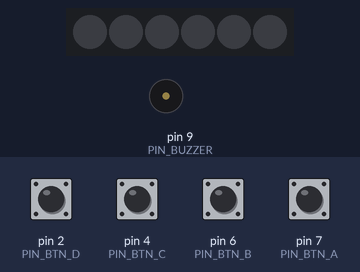
The sketch below on a simulated Arduino Uno, built with avr-gcc and run on an emulated ATmega328P. Shown: 6 RGB LEDs in strip order, left to right, buzzer (waves = sounding). Inputs (shaded band) come from the test bench; at power-on: pin 2 (PIN_BTN_D), pin 4 (PIN_BTN_C), pin 6 (PIN_BTN_B), pin 7 (PIN_BTN_A) HIGH. Dim RGB values are drawn brighter than linear; random numbers use the default seed unless the sketch sets one.

Above: at 1.2 s.
1.3 s: pin 2 (PIN_BTN_D) pulled LOW for 0.15 s
At 1.45 s:
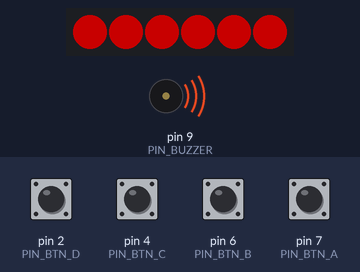
3.7 s: pin 4 (PIN_BTN_C) pulled LOW for 1 s
At 4.11 s:
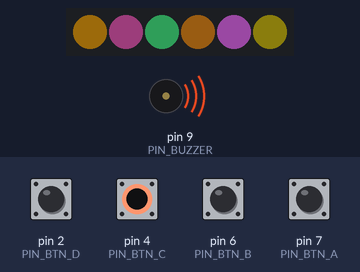
6.2 s: pin 7 (PIN_BTN_A) pulled LOW for 0.15 s
At 6.34 s:
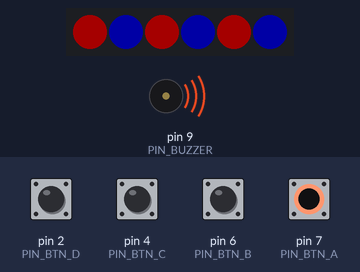
8.4 s: pin 6 (PIN_BTN_B) pulled LOW for 0.15 s
At 9.0 s:
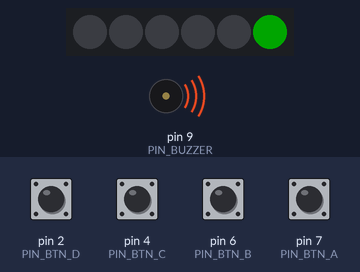
10.2 s: pin 4 (PIN_BTN_C) pulled LOW for 0.15 s
At 10.28 s:
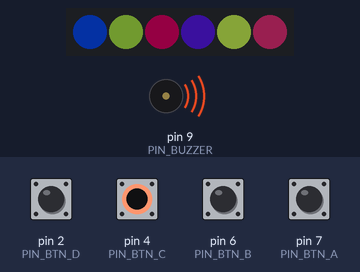
12.1 s: pin 4 (PIN_BTN_C) pulled LOW for 0.15 s
At 12.18 s:
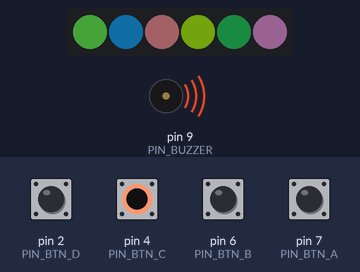
Timing chart, 0 to 15.0 s (numbered marks = the images above; inputs shaded):
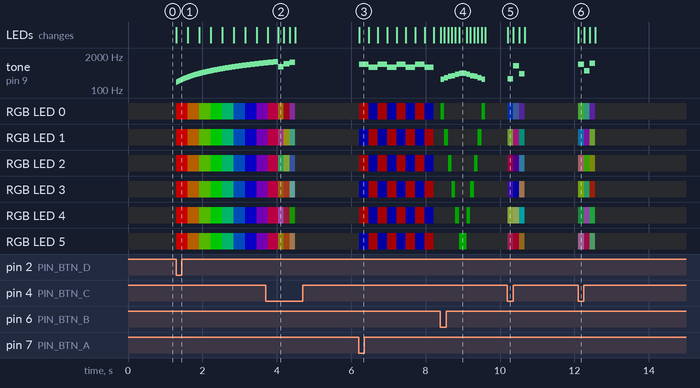

The sketch:

02_CyberAudioVisuals.ino
```cpp
/*
  ============================================================
  Project: Sound & Light Show (Button Triggered)
  Board: Kypruino UNO+ v0.8
  Platform: RoboRover Core
  ============================================================

  Description:
  Press one of the onboard buttons to trigger a light and sound
  animation. Each press triggers the animation once.

  Buttons:
    A (D7): Police siren (red/blue)
    B (D6): Green chase with scale up/down
    C (D4): Random colours + random beeps
    D (D2): Smooth rainbow + smooth sound sweep

  Hardware:
    - NeoPixels: D8 (6 LEDs)
    - Buzzer: D9
    - Buttons: D7, D6, D4, D2 (INPUT_PULLUP)

  ============================================================
*/

#include <Adafruit_NeoPixel.h>

// -------------------- PINS --------------------
#define PIN_NEOPIXEL 8
#define PIN_BUZZER   9

#define PIN_BTN_A 7
#define PIN_BTN_B 6
#define PIN_BTN_C 4
#define PIN_BTN_D 2

// -------------------- LED SETTINGS --------------------
#define LED_COUNT  6

Adafruit_NeoPixel pixels(LED_COUNT, PIN_NEOPIXEL, NEO_GRB + NEO_KHZ800);

// -------------- SETUP --------------
void setup() {
  pinMode(PIN_BUZZER, OUTPUT);
  noTone(PIN_BUZZER);

  pinMode(PIN_NEOPIXEL, OUTPUT);

  pinMode(PIN_BTN_A, INPUT_PULLUP);
  pinMode(PIN_BTN_B, INPUT_PULLUP);
  pinMode(PIN_BTN_C, INPUT_PULLUP);
  pinMode(PIN_BTN_D, INPUT_PULLUP);

  pixels.begin();
  pixels.setBrightness(100);
  pixels.clear();
  pixels.show();
}

// -------------- MAIN LOOP --------------
void loop() {
  if (digitalRead(PIN_BTN_A) == LOW) {
    patternA_police();
  } else if (digitalRead(PIN_BTN_B) == LOW) {
    patternB_chaseScale();
  } else if (digitalRead(PIN_BTN_C) == LOW) {
    patternC_random();
  } else if (digitalRead(PIN_BTN_D) == LOW) {
    patternD_rainbowSweep();
  }

  delay(20); // simple debounce
}


// Color wheel helper
uint32_t wheel(byte pos) {
  pos = 255 - pos;
  if (pos < 85) return pixels.Color(255 - pos * 3, 0, pos * 3);
  if (pos < 170) {
    pos -= 85;
    return pixels.Color(0, pos * 3, 255 - pos * 3);
  }
  pos -= 170;
  return pixels.Color(pos * 3, 255 - pos * 3, 0);
}

// -------------------- PATTERN A --------------------
void patternA_police() {
  int cycles = 4;
  for (int c = 0; c < cycles; c++) {
    pixels.clear();
    for (int i = 0; i < LED_COUNT; i++) { // Loop through LEDs
      if (i % 2 == 0) { // Even numbered LEDs
        pixels.setPixelColor(i, pixels.Color(100, 0, 0));  // Red
      }
      else {  // Odd numbered LEDs
        pixels.setPixelColor(i, pixels.Color(0, 0, 100));  // Blue
      }
    }
    pixels.show();
    tone(PIN_BUZZER, 950);
    delay(250);

    pixels.clear();
    for (int i = 0; i < LED_COUNT; i++) {
      if (i % 2 == 0) {
        pixels.setPixelColor(i, pixels.Color(0, 0, 100));  // Blue
      }
      else {
        pixels.setPixelColor(i, pixels.Color(100, 0, 0));  // Red
      }
    }
    pixels.show();
    tone(PIN_BUZZER, 750);
    delay(250);
  }
  noTone(PIN_BUZZER);
  pixels.clear();
  pixels.show();
  while (digitalRead(PIN_BTN_A) == LOW) {
    // stay here if button is still pressed
    delay(20);
  }
}

// -------------------- PATTERN B --------------------
void patternB_chaseScale() {
  int notes[6] = {262, 294, 330, 349, 392, 440};

  for (int i = 0; i < LED_COUNT; i++) { // Counting LEDs up
    pixels.clear();
    pixels.setPixelColor(i, pixels.Color(0, 100, 0));  // Green
    pixels.show();
    tone(PIN_BUZZER, notes[i]);
    delay(100);
  }

  for (int i = LED_COUNT - 1; i >= 0; i--) {  // Counting LEDs down
    pixels.clear();
    pixels.setPixelColor(i, pixels.Color(0, 100, 0));  // Green
    pixels.show();
    tone(PIN_BUZZER, notes[i]);
    delay(100);
  }

  noTone(PIN_BUZZER);
  pixels.clear();
  pixels.show();
  while (digitalRead(PIN_BTN_B) == LOW) {
    // stay here if button is still pressed
    delay(20);
  }
}

// -------------------- PATTERN C --------------------
void patternC_random() {
  for (int r = 0; r < 3; r++) {
    for (int i = 0; i < LED_COUNT; i++) {
      pixels.setPixelColor(i, pixels.Color(random(0, 100), random(0, 100), random(0, 100)));
    }
    pixels.show();
    tone(PIN_BUZZER, random(250, 1200));
    delay(150);
  }
  noTone(PIN_BUZZER);
  pixels.clear();
  pixels.show();
  while (digitalRead(PIN_BTN_C) == LOW) {
    // stay here if button is still pressed
    delay(20);
  }
}

// -------------------- PATTERN D --------------------
void patternD_rainbowSweep() {
  for (int t = 0; t <= 255; t++) {
    uint32_t c = wheel(t);
    for (int i = 0; i < LED_COUNT; i++) {
      pixels.setPixelColor(i, c);
    }
    pixels.show();
    tone(PIN_BUZZER, 200 + (t * 4));
    delay(10);
  }
  noTone(PIN_BUZZER);
  pixels.clear();
  pixels.show();
  while (digitalRead(PIN_BTN_D) == LOW) {
    // stay here if button is still pressed
    delay(20);
  }
}
```

Measured:
- after the input at 6.2 s, tone on pin 9 (PIN_BUZZER): silent → 950 Hz at once, then repeats every 0.50 s: 750 Hz 0.25 s, 950 Hz 0.25 s; RGB LED 0: off → RGB(39, 0, 0) at once, then repeats every 0.50 s: RGB(0, 0, 39) 0.25 s, RGB(39, 0, 0) 0.25 s
- after the input at 8.4 s, tone on pin 9 (PIN_BUZZER): plays 262 Hz for 0.10 s, 294 Hz for 0.10 s, 330 Hz for 0.10 s, 349 Hz for 0.10 s, 392 Hz for 0.10 s, 440 Hz for 0.20 s … (11 notes in this stretch), starting at once; RGB LED 0: alternates RGB(0, 39, 0) for 0.10 s and off for 1.0 s, starting at once
- after the input at 10.2 s, tone on pin 9 (PIN_BUZZER): silent → 264 Hz at once, → 852 Hz 0.15 s later, → 425 Hz 0.15 s later, → silent 0.15 s later; RGB LED 0: off → RGB(1, 11, 37) at once, → RGB(9, 14, 24) 0.15 s later, → RGB(14, 6, 26) 0.15 s later, → off 0.15 s later
- after the input at 12.1 s, tone on pin 9 (PIN_BUZZER): silent → 982 Hz at once, → 548 Hz 0.15 s later, → 1076 Hz 0.15 s later, → silent 0.15 s later; RGB LED 0: off → RGB(16, 38, 13) at once, → RGB(8, 26, 20) 0.15 s later, → RGB(21, 7, 37) 0.15 s later, → off 0.15 s later
